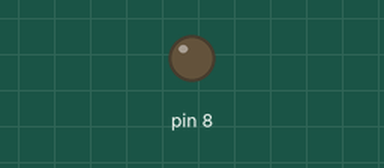
This sketch was run on a simulated Arduino Uno, built with avr-gcc and run on an emulated ATmega328P. On the bench: output pins drawn as LEDs (lit = HIGH).

Above: at 0.2 s.
At 30.05 s:
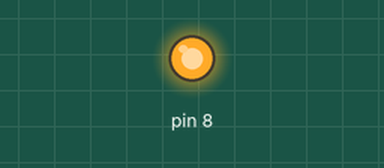
Timing chart, 0 to 31.6 s (numbered marks = the images above):
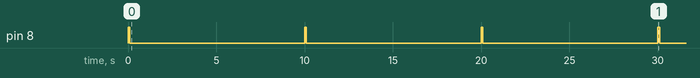

The sketch:

BOMB_N._.ino
```cpp
void setup() {

  //pinMode(buzzer,OUTPUT);
  pinMode(8,OUTPUT);
  // put your setup code here, to run once:

}

void loop() {
   if(millis()<=60000)
  {
      if((millis()/1000)%10==0)
      {
          func1(100);
          delay(1000);
      }
  }
  if(millis()>60000 && millis()<=120000)
  {
      if(((millis()/1000)-60)%7==0)
      {
          func1(100);
          delay(1000);
      }
  }
  if(millis()>120000 && millis()<=170000)
  {
       if(((millis()/1000)-120)%4==0)
       {
          func1(100);
          delay(1000);
       }
  }
   if(millis()>170000 && millis()<=180000)
  {
       if((millis()/1000)%1==0)
       {
          func1(60);
          delay(1000);
       }
  }

}
void func1(int x) {
    digitalWrite(8,HIGH);
    delay(x);
    digitalWrite(8,LOW);
}
  // put your main code here, to run repeatedly:
```

Measured:
- by itself, pin 8: alternates HIGH for 0.10 s and LOW for 9.9 s
